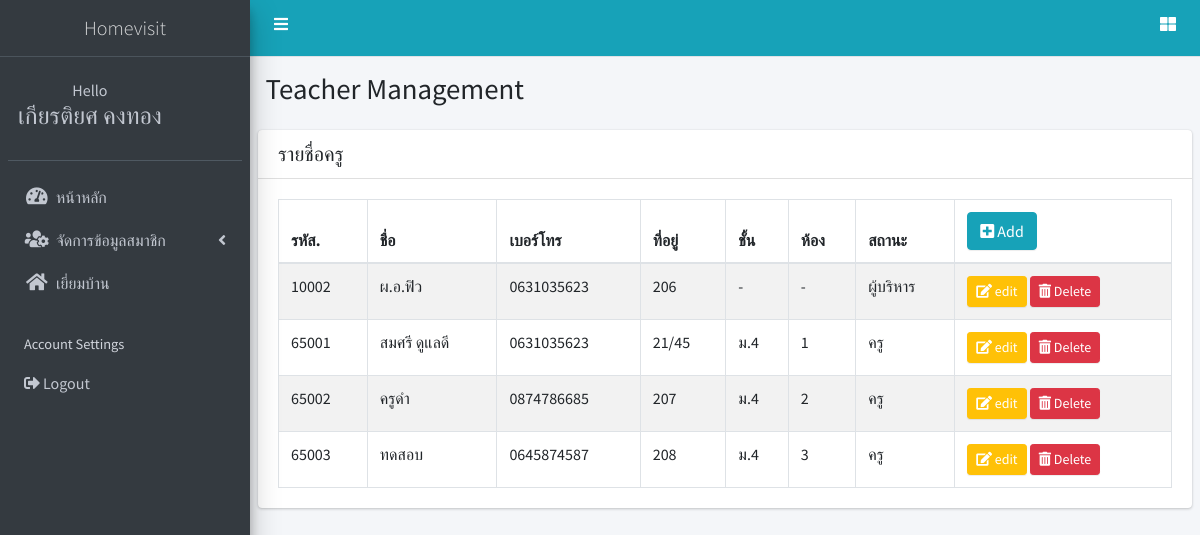
The app's page /pages/teacher/index.php (signed in) with its own data.
### tables this page shows
CREATE TABLE `teacher` (
  `teacherID` varchar(5) NOT NULL,
  `teacherName` varchar(50) NOT NULL,
  `teacherPhone` varchar(10) NOT NULL,
  `teacherAddress` varchar(100) NOT NULL,
  `class` enum('ม.1','ม.2','ม.3','ม.4','ม.5','ม.6','-') NOT NULL,
  `room1` enum('1','2','3','4','5','6','7','8','9','10','-') NOT NULL,
  `username` varchar(20) NOT NULL,
  `password` varchar(20) NOT NULL,
  `userlevel` varchar(25) NOT NULL
);

### pages/teacher/index.php (the view, shortened to what this page needs)
<?php
include_once('../../connect.php');
  $sql="select * from teacher where userlevel = 'ครู' or userlevel = 'ผู้บริหาร'";
  $res=mysqli_query($conn,$sql);
?>
<!DOCTYPE html>
<html>
<head>
  <link rel="stylesheet" href="https://use.fontawesome.com/releases/v5.0.13/css/all.css">
  <link rel="stylesheet" href="https://code.ionicframework.com/ionicons/2.0.1/css/ionicons.min.css">
  <link rel="stylesheet" href="../../dist/css/adminlte.min.css">
  <link rel="stylesheet" href="../../plugins/datatables/dataTables.bootstrap4.min.css">
  <link rel="stylesheet" href="../../plugins/responsive/responsive.bootstrap4.min.css">
</head>
<body class="hold-transition sidebar-mini">
<div class="wrapper">
  <?php include_once('../includes/sidebar.php') ?>
  <div class="content-wrapper">
    <section class="content-header">
      <div class="container-fluid">
        <div class="row mb-2">
          <div class="col-sm-6">
            <h1>Teacher Management</h1>
          </div>
        </div>
      </div>
    </section>
    <section class="content">
      <div class="card">
        <div class="card-header">
          <h3 class="card-title d-inline-block">รายชื่อครู</h3>
        </div>
        <div class="card-body">
          <table id="dataTable" class="table table-bordered table-striped w-100 ">
            <thead>
            <tr>
              <th>รหัส.</th>
              <th>ชื่อ</th>
              <th>เบอร์โทร</th>
              <th>ที่อยู่</th>
              <th>ชั้น</th>
              <th>ห้อง</th>
              <th>สถานะ</th>
              <th><a href="form_insert.php" class="btn btn-info"><i class="fas fa-plus-square"></i> Add </a></th>
            </tr>
            </thead>
            <tbody>
            <?php while($row=mysqli_fetch_array($res)) { ?>
              <tr>
                <td><?php echo $row['teacherID']; ?></td>
                <td><?php echo $row['teacherName']; ?></td>
                <td><?php echo $row['teacherPhone']; ?></td>
                <td><?php echo $row['teacherAddress']; ?></td>
                <td><?php echo $row['class']; ?></td>
                <td><?php echo $row['room1']; ?></td>
                <td><?php echo $row['userlevel']; ?></td>
                <td>
                  <a href="form-edit2.php?teacherID=<?php echo $row['teacherID']; ?>" class="btn btn-sm btn-warning text-white">
                    <i class="fas fa-edit"></i> edit
                  </a>
                  <a href="delete.php?teacherID=<?php echo $row['teacherID']; ?>" onClick="return confirm('คุณต้องการลบข้อมูลนี้หรือไม่');" class="btn btn-sm btn-danger">
                    <i class="fas fa-trash-alt"></i> Delete</a>
                </td>
              </tr>
            <?php } ?>
            </tbody>
          </table>
        </div>
      </div>
    </section>
  </div>
</div>
</body>
</html>

### records on screen
teacher: teacherID "10002", teacherName "ผ.อ.ฟิว", teacherPhone "0631035623", teacherAddress "206", class "-", room1 "-", userlevel "ผู้บริหาร"
teacher: teacherID "65001", teacherName "สมศรี ดูแลดี", teacherPhone "0631035623", teacherAddress "21/45", class "ม.4", room1 "1", userlevel "ครู"
teacher: teacherID "65002", teacherName "ครูดำ", teacherPhone "0874786685", teacherAddress "207", class "ม.4", room1 "2", userlevel "ครู"
teacher: teacherID "65003", teacherName "ทดสอบ", teacherPhone "0645874587", teacherAddress "208", class "ม.4", room1 "3", userlevel "ครู"

### other values on screen
$_SESSION['user'] "เกียรติยศ คงทอง"
